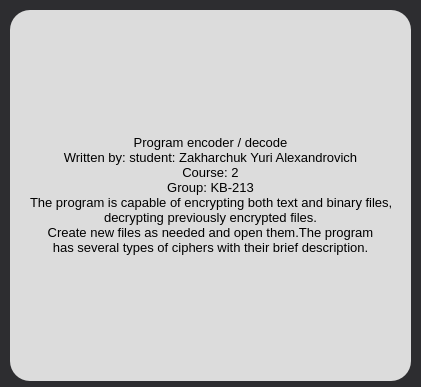
<?xml version="1.0" encoding="UTF-8"?>
<ui version="4.0">
 <class>AboutProgramm</class>
 <widget class="QWidget" name="AboutProgramm">
  <property name="geometry">
   <rect>
    <x>0</x>
    <y>0</y>
    <width>421</width>
    <height>387</height>
   </rect>
  </property>
  <property name="minimumSize">
   <size>
    <width>421</width>
    <height>387</height>
   </size>
  </property>
  <property name="maximumSize">
   <size>
    <width>421</width>
    <height>387</height>
   </size>
  </property>
  <property name="sizeIncrement">
   <size>
    <width>421</width>
    <height>387</height>
   </size>
  </property>
  <property name="baseSize">
   <size>
    <width>421</width>
    <height>387</height>
   </size>
  </property>
  <property name="windowTitle">
   <string>Form</string>
  </property>
  <property name="styleSheet">
   <string notr="true">QWidget {
 background-color: rgb(45, 45, 48);
}</string>
  </property>
  <widget class="QLabel" name="label">
   <property name="geometry">
    <rect>
     <x>10</x>
     <y>10</y>
     <width>401</width>
     <height>371</height>
    </rect>
   </property>
   <property name="minimumSize">
    <size>
     <width>401</width>
     <height>371</height>
    </size>
   </property>
   <property name="maximumSize">
    <size>
     <width>401</width>
     <height>371</height>
    </size>
   </property>
   <property name="sizeIncrement">
    <size>
     <width>401</width>
     <height>371</height>
    </size>
   </property>
   <property name="baseSize">
    <size>
     <width>401</width>
     <height>371</height>
    </size>
   </property>
   <property name="font">
    <font>
     <family>MS Shell Dlg 2</family>
     <pointsize>10</pointsize>
     <weight>50</weight>
     <italic>false</italic>
     <bold>false</bold>
    </font>
   </property>
   <property name="focusPolicy">
    <enum>Qt::ClickFocus</enum>
   </property>
   <property name="layoutDirection">
    <enum>Qt::RightToLeft</enum>
   </property>
   <property name="styleSheet">
    <string notr="true">border-radius: 20px;
color: rgb(0, 0, 0);
padding-left: 20px;
padding-right: 20px;
background-color: rgb(220, 220, 220);


</string>
   </property>
   <property name="text">
    <string>Program encoder / decode
Written by: student: Zakharchuk Yuri Alexandrovich
Course: 2
Group: KB-213
The program is capable of encrypting both text and binary files,
decrypting previously encrypted files.
Create new files as needed and open them.The program
has several types of ciphers with their brief description.</string>
   </property>
   <property name="alignment">
    <set>Qt::AlignCenter</set>
   </property>
  </widget>
 </widget>
 <resources/>
 <connections/>
</ui>
